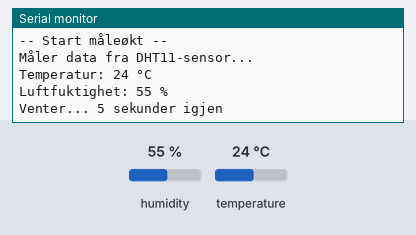
This sketch was run on a simulated Arduino Uno R4 WiFi. Shown: the last lines printed to the serial monitor. The inputs (shaded band) are chosen by the test bench; at power-on: humidity 55 %, temperature 24 °C. WiFi joins after 1.5 s; servers stay silent unless stated; the local clock reads 2024-03-15 10:24:30 at power-on unless the sketch sets it; no MQTT or app messages arrive unless stated.

Above: at 2.7 s.
2.8 s: humidity set to 22 %
At 8.5 s:
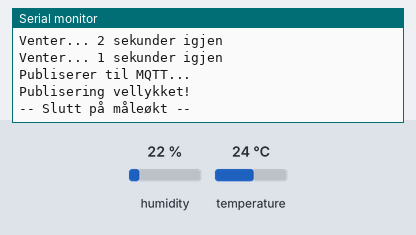
10.7 s: temperature set to 12 °C
At 12.5 s:
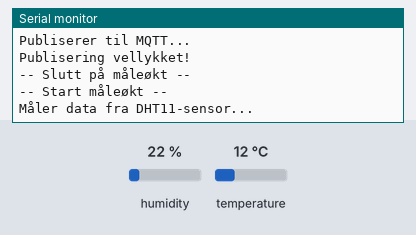
18.6 s: humidity set to 40 %
At 23.8 s:
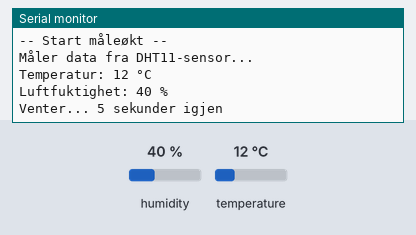
Timing chart, 0 to 25.3 s (numbered marks = the images above; inputs shaded):
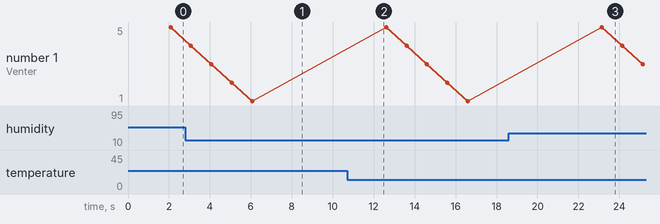

The sketch:

maalespenning.ino
```cpp
#include <WiFiS3.h>
#include <MQTTClient.h>
#include <ArduinoJson.h>
#include <DHT11.h>
#include <RTC.h>

// WiFi-informasjon
const char WIFI_SSID[] = "IoTstream";
const char WIFI_PASSWORD[] = "ADA528IoT";

// MQTT-informasjon
const char MQTT_BROKER_ADDRESS[] = "192.168.1.103";
const int MQTT_PORT = 1883;
const char MQTT_CLIENT_ID[] = "Gruppe2";
const char PUBLISH_TOPIC[] = "Lab1/Inngang/Bakre_";

// DHT11-informasjon
#define DHTPIN 2
DHT11 dht11(DHTPIN);

// RTC-klokke
RTClock rtcClock;

// MQTT og WiFi-klient
WiFiClient network;
MQTTClient mqtt(512);

// Sensorverdier
int temperature = 0;
int humidity = 0;

void setup() {
  Serial.begin(9600);
  Serial.println("Starter opp...");

  // Koble til WiFi
  connectToWiFi();

  // Koble til MQTT
  connectToMQTT();

  // Start RTC og sjekk om den er tilkoblet
  if (!rtcClock.begin()) {
    Serial.println("RTC ikke initialisert eller ikke tilkoblet!");
    while (1);
  }
}

void loop() {
  Serial.println("\n-- Start måleøkt --");

  // 1. **Mål data fra sensor**
  Serial.println("Måler data fra DHT11-sensor...");
  measureSensorData();

  // 2. **Vent i 5 sekunder, skriv status til Serial Monitor**
  for (int i = 5; i > 0; i--) {
    Serial.print("Venter... ");
    Serial.print(i);
    Serial.println(" sekunder igjen");
    delay(1000);
  }

  // 3. **Publiser til MQTT**
  Serial.println("Publiserer til MQTT...");
  publishSensorData();

  Serial.println("-- Slutt på måleøkt --\n");
  delay(5000); // Gir en pause før neste økt starter
}

// Koble til WiFi
void connectToWiFi() {
  Serial.println("Kobler til WiFi...");
  while (WiFi.begin(WIFI_SSID, WIFI_PASSWORD) != WL_CONNECTED) {
    Serial.print(".");
    delay(1000);
  }
  Serial.println("\nWiFi tilkoblet!");
  Serial.print("IP-adresse: ");
  Serial.println(WiFi.localIP());
}

// Koble til MQTT
void connectToMQTT() {
  Serial.println("Kobler til MQTT...");
  mqtt.begin(MQTT_BROKER_ADDRESS, MQTT_PORT, network);

  while (!mqtt.connect(MQTT_CLIENT_ID)) {
    Serial.print(".");
    delay(1000);
  }
  Serial.println("\nMQTT tilkoblet!");
}

// Mål temperatur og fuktighet fra DHT11
void measureSensorData() {
  int result = dht11.readTemperatureHumidity(temperature, humidity);

  if (result == 0) {
    Serial.print("Temperatur: ");
    Serial.print(temperature);
    Serial.println(" °C");

    Serial.print("Luftfuktighet: ");
    Serial.print(humidity);
    Serial.println(" %");
  } else {
    Serial.print("Feil under sensorlesing: ");
    Serial.println(DHT11::getErrorString(result));
  }
}

// Hent formatert tid fra RTC
String getFormattedTime() {
  RTCTime now;
  if (rtcClock.getTime(now)) {
    char timeBuffer[20];
    snprintf(timeBuffer, sizeof(timeBuffer), "%02d:%02d:%02d %02d-%02d-%04d",
             now.getHour(), now.getMinutes(), now.getSeconds(),
             now.getDayOfMonth(), Month2int(now.getMonth()), now.getYear());
    return String(timeBuffer);
  } else {
    return "RTC feil";
  }
}

// Publiser data til MQTT
void publishSensorData() {
  StaticJsonDocument<200> jsonDoc;
  jsonDoc["time"] = getFormattedTime();
  jsonDoc["temperature"] = temperature;
  jsonDoc["humidity"] = humidity;

  char jsonBuffer[512];
  serializeJson(jsonDoc, jsonBuffer);

  if (mqtt.publish(PUBLISH_TOPIC, jsonBuffer)) {
    Serial.println("Publisering vellykket!");
  } else {
    Serial.println("Feil under publisering til MQTT!");
  }
}
```

Measured:
- after the input at 18.6 s, the serial monitor: prints a new line after 4.5 s (image 3)
